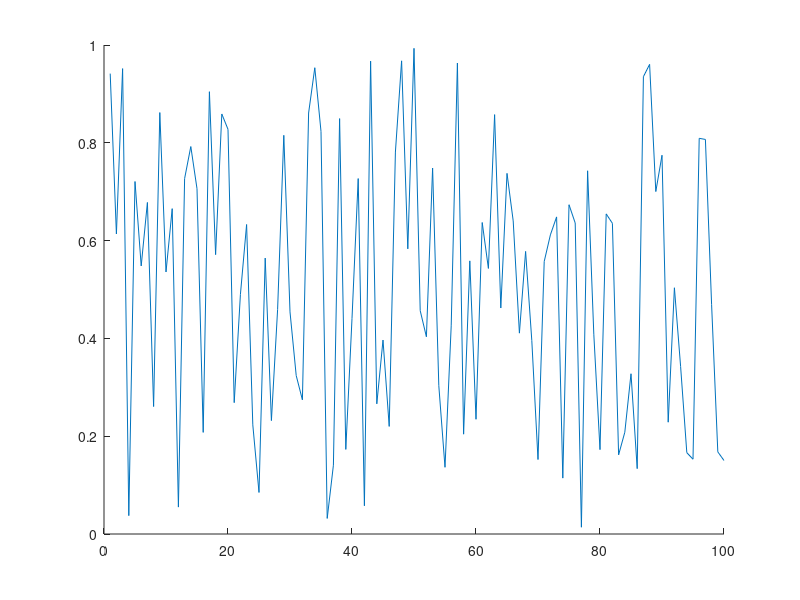

This figure's MATLAB source: (Note: this script raises an error after producing the figure.)
clc
close all
clear

if isfolder('pics') == 0
    mkdir('pics')
end

x = 1:100;
y = rand(100,1);
idxmin = find(y == max(y));
idxmax = find(y == min(y));
txt = ['\leftarrow y = ',int2str(max(y))];
hold on
plot(x,y)
plot(x,y,'o','MarkerIndices',[idxmin idxmax],'MarkerFaceColor','red','MarkerSize',5)
t = text(idxmax,y(idxmax),txt);
t.Color = [153/255 153/255 255/255];
hold off
legend('random plot [0:1]');
print -dpng ./pics/test.png
close
%% testing plot function
clc

x = [0:0.01:2*pi];
y = sin(x);
yCmp = cos(x);
string = 'My test plot';
p_title = 'test_print';
t="";

% test = myplot(x,y,string,p_title);
test2 = superplot(x,y,'plotName',"My super plot",'figureName',"super_plot");
test3 = superplot(x,y,'cmpYLegend',"cos(x)",'figureName',"cosxVsSinx",'cmpY',yCmp,'yLegend',"sin(x)",'yName',"Amplitude",'xName',"Samples NOT normalized to 2\pi", ...
    'plotName',"Plotting cos(x) against sin(x)");
close(test2);
close(test3);
test4 = superplot(x,y);

testV = ones(1,1);
testV(2) = 5;

%% testing MER loop
% clear
clc
close all

idx = 1;
for i = 0:200
    if ( rem((i-1)/4,1)==0 )
        validLen(idx) = i;
        idx = idx+1;
    end
end

% Constants are double-precision by default
vec = [9 77];

% for i
    
% for i = vec(1):0.01:vec(1)
%     fprintf("i is %d coefficients\n",i);
% end
    
% for i = 0:2:10
%     fprintf("i SHOULD be EVEN and is %d\n",i);
% end

%coefficients have to be even and divisible by span w/no remainder LOOK
%INTO THIS
%beta MUST be greater than 0
[MER_out, betaTX_out, betaRCV_out, coeff_out] = MER_opt('Nsps',4,'numCoeffs',vec,'betaTX',[0 0.0001 .16],'betaRCV',[0.12 0.01 0.12],'MER',50);
% [MER_out, betaTX_out, betaRCV_out, coeff_out] = MER_opt('Nsps',4,'numCoeffs',[25 77],'betaTX',[.01 0.01 .16],'betaRCV',[0.12 0.01 0.34],'MER',40);

last = find(~MER_out,1);
fileID = fopen('GSM_parameters.txt','w');
cBeta = char(hex2dec('03b2'));
fprintf(fileID,'%10s %10s %10s %10s\r\n','MER', 'betaTX', 'betaRCV', 'length');
A = [MER_out(1:last-1); betaTX_out(1:last-1); betaRCV_out(1:last-1); coeff_out(1:last-1)];
fprintf(fileID,'%10.6f %10.6f %10.6f %8.0f\r\n',A);
fclose(fileID);

DONE = ones(10,1);
finish = sum(DONE(1:3));

%% MER calc
% clc
% clear all
% close all
% den = [-0.001473028462308   0.005666223150735  -0.019416661964618  -0.041188246018261   0.083990599017613  -0.169565530125065   0.900837427479342 ...
%     0.311842632473442  -0.140969388867244   0.099871376920441  -0.088049305611010   0.023834632003521  -0.009447343197004   0.002953619390284]
% 
% pk = 0.99924965776672958;
% 
% 10*log10(pk^2/sum(den.^2));

%% Testing stuff
% close all
% clc
% clear

% x=(-10:0.1:10);
% xs=x(x>-4 & x<4);
% slope = @(var) var+1
% figure;
% hold on;
% % area(xs,normpdf(xs,0,3));
% % plot(x,normpdf(x,0,3));
% plot(x,slope(x));
% area(xs,slope(xs));
% ar = integral(slope,-4,4);
% hold off

% samples = 100;
% % length of filter
% N = 21;
% % Order of filter
% M = N-1;
% % Number of symbols per sample OR Nsps
% Nsps = 4;
% % length of the pulse
% span = M/Nsps;
% % beta or excess bandwidth
% beta = 0.25;
% % Frequency vector (radians/sample)
% w = [0:1:samples]/samples*pi;
% % stopband frequency (cycles/sample)
% fs = 0.2;
% 
% % compute IR
% h_rcv = rcosdesign(beta,span,Nsps);
% % FR
% H_rcv = freqz(h_rcv,1,w);
% abs_H = real(20*log10(abs(H_rcv)));
% fun = @(x) abs_H(x)-20*log10(min(abs(H_rcv))) ;
% funw = @(x) w(x);
% samp = find(w/2/pi >= fs);
% 
% hold on
% plot( w/2/pi,20*log10(abs(H_rcv))-20*log10(min(abs(H_rcv))));
% % figure(2)
% area( funw(samp)/2/pi, abs_H(samp(1):samp(end))-20*log10(min(abs(H_rcv))) );
% hold off
% % % stopband frequency (cycles/sample)
% % fs = 0.2;
% Xs = 0:pi/5:pi;
% Ys = sin(Xs');
% wuut = Xs';
% % Q = cumtrapz(Xs,Ys)
% % zeropad = zeros( 
% % plot(funw(samp)/2/pi,fun)
% QQ = cumtrapz([0.2:0.5]*2*pi,abs_H-20*log10(min(abs(H_rcv))));
